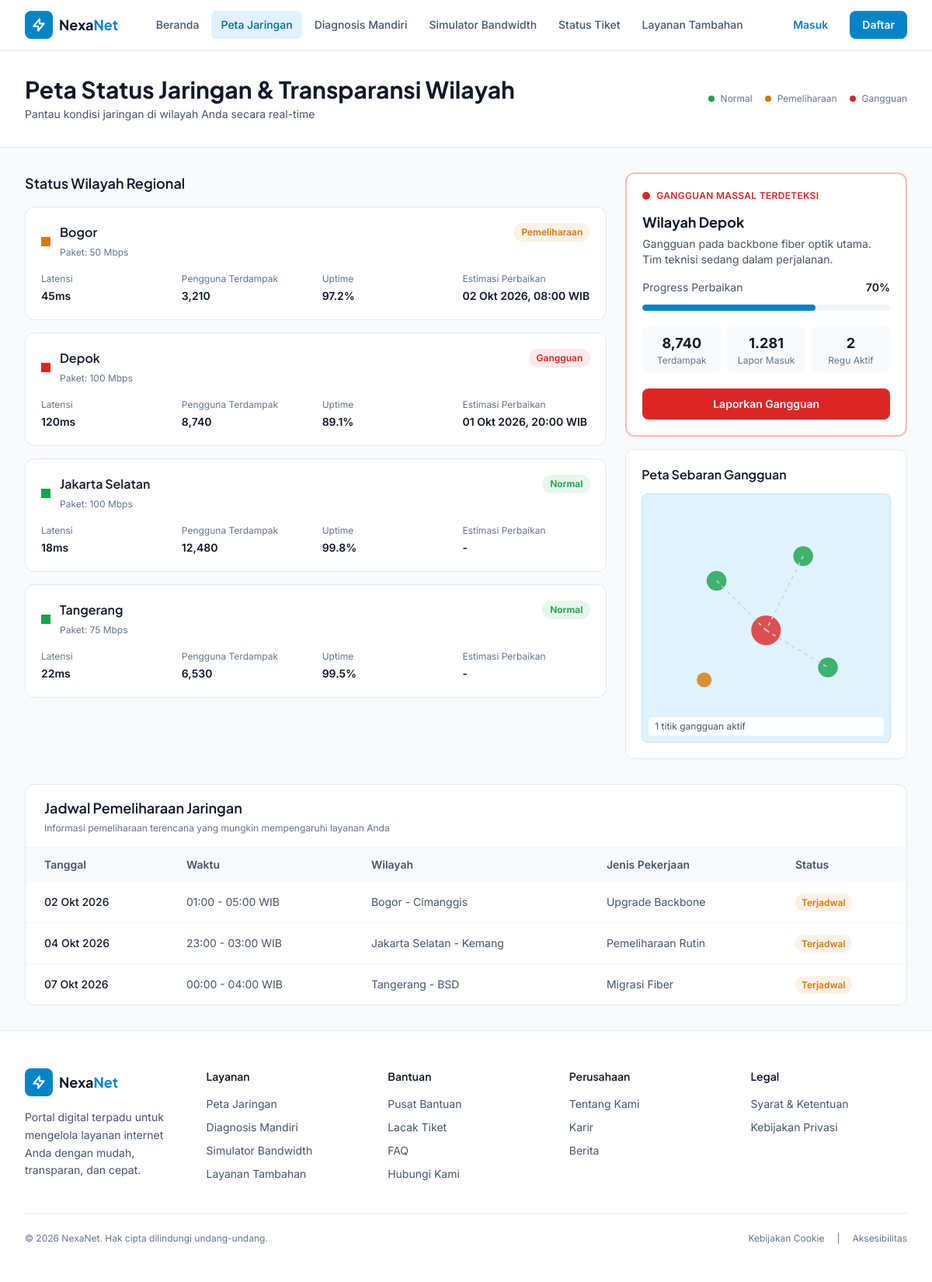
Screenshot of /peta-jaringan.php with the database file from the repository.
### tables this page shows
CREATE TABLE regions (
    id INT PRIMARY KEY AUTO_INCREMENT,
    kota VARCHAR(100) NOT NULL,
    status ENUM('Normal','Pemeliharaan','Gangguan') DEFAULT 'Normal',
    latensi VARCHAR(20),
    pengguna INT DEFAULT 0,
    estimasi_perbaikan VARCHAR(100),
    uptime VARCHAR(10),
    paket VARCHAR(50),
    updated_at TIMESTAMP DEFAULT CURRENT_TIMESTAMP ON UPDATE CURRENT_TIMESTAMP,
    INDEX idx_status (status)
);

CREATE TABLE maintenance_schedule (
    id INT PRIMARY KEY AUTO_INCREMENT,
    tanggal VARCHAR(50) NOT NULL,
    waktu VARCHAR(100) NOT NULL,
    wilayah VARCHAR(200) NOT NULL,
    jenis_pekerjaan VARCHAR(200),
    status ENUM('Terjadwal','Selesai','Dibatalkan') DEFAULT 'Terjadwal',
    INDEX idx_status (status)
);

### config/functions.php (called while the page is built, shortened)
<?php
function getRegions($pdo) {
    $stmt = $pdo->query("SELECT * FROM regions ORDER BY kota");
    return $stmt->fetchAll();
}
function getMaintenanceSchedule($pdo) {
    $stmt = $pdo->query("SELECT * FROM maintenance_schedule WHERE status = 'Terjadwal' ORDER BY tanggal LIMIT 10");
    return $stmt->fetchAll();
}
?>

### peta-jaringan.php (the view, shortened to what this page needs)
<?php
require_once 'config/functions.php';
$regions = getRegions($pdo);
$maintenance = getMaintenanceSchedule($pdo);
include 'includes/header.php';
include 'includes/navbar.php';
function statusColor($s){
    return match($s){
        'Normal'=>'bg-status-normal','Pemeliharaan'=>'bg-status-maintenance','Gangguan'=>'bg-status-outage',default=>'bg-slate-400'
    };
}
function statusBadge($s){
    return match($s){
        'Normal'=>'bg-status-normal/10 text-status-normal','Pemeliharaan'=>'bg-status-maintenance/10 text-status-maintenance','Gangguan'=>'bg-status-outage/10 text-status-outage',default=>'bg-slate-100 text-slate-600'
    };
}
?>
<main class="flex-1">
    <section class="bg-white border-b border-slate-200">
        <div class="max-w-container mx-auto px-4 sm:px-6 lg:px-8 py-8">
            <div class="flex flex-col sm:flex-row sm:items-center sm:justify-between gap-3">
                <div><h1 class="font-display font-bold text-2xl lg:text-3xl text-ink">Peta Status Jaringan & Transparansi Wilayah</h1><p class="text-sm text-slate-600 mt-1">Pantau kondisi jaringan di wilayah Anda secara real-time</p></div>
                <div class="flex items-center gap-2 text-xs text-slate-500">
                    <span class="w-2 h-2 rounded-full bg-status-normal"></span> Normal
                    <span class="w-2 h-2 rounded-full bg-status-maintenance ml-2"></span> Pemeliharaan
                    <span class="w-2 h-2 rounded-full bg-status-outage ml-2"></span> Gangguan
                </div>
            </div>
        </div>
    </section>
    <section class="max-w-container mx-auto px-4 sm:px-6 lg:px-8 py-8">
        <div class="grid lg:grid-cols-3 gap-6">
            <div class="lg:col-span-2 space-y-4">
                <h2 class="font-display font-semibold text-lg text-ink mb-2">Status Wilayah Regional</h2>
                <?php foreach ($regions as $w): ?>
                <div class="bg-white rounded-xl border border-slate-200 p-5 card-hover">
                    <div class="flex items-start justify-between gap-4 mb-4">
                        <div class="flex items-center gap-3">
                            <div class="relative w-3 h-3"><span class="status-dot absolute inset-0 <?php echo statusColor($w['status']); ?>"></span></div>
                            <div><h3 class="font-display font-semibold text-ink"><?php echo htmlspecialchars($w['kota']); ?></h3><span class="text-xs text-slate-500">Paket: <?php echo htmlspecialchars($w['paket']); ?></span></div>
                        </div>
                        <span class="px-2.5 py-1 rounded-full text-xs font-semibold <?php echo statusBadge($w['status']); ?>"><?php echo htmlspecialchars($w['status']); ?></span>
                    </div>
                    <div class="grid grid-cols-2 sm:grid-cols-4 gap-4 text-sm">
                        <div><div class="text-xs text-slate-500 mb-1">Latensi</div><div class="font-semibold text-ink"><?php echo htmlspecialchars($w['latensi']); ?></div></div>
                        <div><div class="text-xs text-slate-500 mb-1">Pengguna Terdampak</div><div class="font-semibold text-ink"><?php echo number_format($w['pengguna']); ?></div></div>
                        <div><div class="text-xs text-slate-500 mb-1">Uptime</div><div class="font-semibold text-ink"><?php echo htmlspecialchars($w['uptime']); ?></div></div>
                        <div><div class="text-xs text-slate-500 mb-1">Estimasi Perbaikan</div><div class="font-semibold text-ink"><?php echo htmlspecialchars($w['estimasi_perbaikan']); ?></div></div>
                    </div>
                </div>
                <?php endforeach; ?>
            </div>
            <aside class="space-y-4">
                <?php
                $gangguan = array_filter($regions, fn($r) => $r['status'] === 'Gangguan');
                if (!empty($gangguan)):
                    $depok = reset($gangguan);
                ?>
                <div class="bg-white rounded-xl border-2 border-status-outage/30 p-5">
                    <div class="flex items-center gap-2 mb-3"><span class="w-2.5 h-2.5 rounded-full bg-status-outage animate-pulse"></span><span class="text-xs font-semibold text-status-outage uppercase tracking-wide">Gangguan Massal Terdeteksi</span></div>
                    <h3 class="font-display font-bold text-lg text-ink mb-1">Wilayah <?php echo htmlspecialchars($depok['kota']); ?></h3>
                    <p class="text-sm text-slate-600 mb-4">Gangguan pada backbone fiber optik utama. Tim teknisi sedang dalam perjalanan.</p>
                    <div class="space-y-3 mb-5">
                        <div class="flex justify-between text-sm"><span class="text-slate-600">Progress Perbaikan</span><span class="font-semibold text-ink">70%</span></div>
                        <div class="h-2 bg-slate-100 rounded-full overflow-hidden"><div class="h-full bg-brand-600 rounded-full" style="width:70%"></div></div>
                        <div class="grid grid-cols-3 gap-2 pt-2">
                            <div class="text-center p-2 bg-slate-50 rounded-lg"><div class="font-bold text-ink text-lg"><?php echo number_format($depok['pengguna']); ?></div><div class="text-xs text-slate-500">Terdampak</div></div>
                            <div class="text-center p-2 bg-slate-50 rounded-lg"><div class="font-bold text-ink text-lg">1.281</div><div class="text-xs text-slate-500">Lapor Masuk</div></div>
                            <div class="text-center p-2 bg-slate-50 rounded-lg"><div class="font-bold text-ink text-lg">2</div><div class="text-xs text-slate-500">Regu Aktif</div></div>
                        </div>
                    </div>
                    <button onclick="alert('Silakan login untuk melaporkan gangguan')" class="w-full py-2.5 bg-status-outage hover:bg-red-700 text-white font-semibold text-sm rounded-lg">Laporkan Gangguan</button>
                </div>
                <?php endif; ?>
                <div class="bg-white rounded-xl border border-slate-200 p-5">
                    <h4 class="font-display font-semibold text-ink mb-3">Peta Sebaran Gangguan</h4>
                    <div class="aspect-square bg-brand-50 rounded-lg border border-brand-100 relative overflow-hidden">
                        <div class="absolute bottom-2 left-2 right-2 bg-white/90 backdrop-blur rounded px-2 py-1 text-xs text-slate-600"><?php echo count($gangguan); ?> titik gangguan aktif</div>
                    </div>
                </div>
            </aside>
        </div>
        <div class="mt-8 bg-white rounded-xl border border-slate-200 overflow-hidden">
            <div class="px-6 py-4 border-b border-slate-100"><h2 class="font-display font-semibold text-lg text-ink">Jadwal Pemeliharaan Jaringan</h2><p class="text-xs text-slate-500 mt-1">Informasi pemeliharaan terencana yang mungkin mempengaruhi layanan Anda</p></div>
            <div class="overflow-x-auto">
                <table class="w-full text-sm">
                    <thead class="bg-slate-50 text-slate-600"><tr><th class="text-left px-6 py-3 font-semibold">Tanggal</th><th class="text-left px-6 py-3 font-semibold">Waktu</th><th class="text-left px-6 py-3 font-semibold">Wilayah</th><th class="text-left px-6 py-3 font-semibold">Jenis Pekerjaan</th><th class="text-left px-6 py-3 font-semibold">Status</th></tr></thead>
                    <tbody class="divide-y divide-slate-100">
                        <?php foreach ($maintenance as $j): ?>
                        <tr class="hover:bg-slate-50"><td class="px-6 py-4 font-medium text-ink"><?php echo htmlspecialchars($j['tanggal']); ?></td><td class="px-6 py-4 text-slate-600"><?php echo htmlspecialchars($j['waktu']); ?></td><td class="px-6 py-4 text-slate-600"><?php echo htmlspecialchars($j['wilayah']); ?></td><td class="px-6 py-4 text-slate-600"><?php echo htmlspecialchars($j['jenis_pekerjaan']); ?></td><td class="px-6 py-4"><span class="px-2 py-1 rounded-full bg-status-maintenance/10 text-status-maintenance text-xs font-semibold"><?php echo $j['status']; ?></span></td></tr>
                        <?php endforeach; ?>
                    </tbody>
                </table>
            </div>
        </div>
    </section>
</main>
<?php include 'includes/footer.php'; ?>

### assets/css/custom.css (style rules this page uses)
html { scroll-behavior: smooth; }
.status-dot::before { content: ''; position: absolute; inset: 0; border-radius: 9999px; background: inherit; animation: pulse-ring 1.8s ease-out infinite; }
.card-hover { transition: transform 0.2s ease, box-shadow 0.2s ease; }

### rows the page displays
regions: kota "Bogor", paket "50 Mbps", status "Pemeliharaan", latensi "45ms", pengguna "3,210", uptime "97.2%", estimasi_perbaikan "02 Okt 2026, 08:00 WIB"
regions: kota "Depok", paket "100 Mbps", status "Gangguan", latensi "120ms", pengguna "8,740", uptime "89.1%", estimasi_perbaikan "01 Okt 2026, 20:00 WIB"
regions: kota "Jakarta Selatan", paket "100 Mbps", status "Normal", latensi "18ms", pengguna "12,480", uptime "99.8%", estimasi_perbaikan "-"
regions: kota "Tangerang", paket "75 Mbps", status "Normal", latensi "22ms", pengguna "6,530", uptime "99.5%", estimasi_perbaikan "-"
maintenance_schedule: tanggal "02 Okt 2026", waktu "01:00 - 05:00 WIB", wilayah "Bogor - Cimanggis", jenis_pekerjaan "Upgrade Backbone", status "Terjadwal"
maintenance_schedule: tanggal "04 Okt 2026", waktu "23:00 - 03:00 WIB", wilayah "Jakarta Selatan - Kemang", jenis_pekerjaan "Pemeliharaan Rutin", status "Terjadwal"
maintenance_schedule: tanggal "07 Okt 2026", waktu "00:00 - 04:00 WIB", wilayah "Tangerang - BSD", jenis_pekerjaan "Migrasi Fiber", status "Terjadwal"

### other values shown
$item['label'] "Beranda"
$item['label'] "Peta Jaringan"
$item['label'] "Diagnosis Mandiri"
$item['label'] "Simulator Bandwidth"
$item['label'] "Status Tiket"
$item['label'] "Layanan Tambahan"
count($gangguan) "1"
